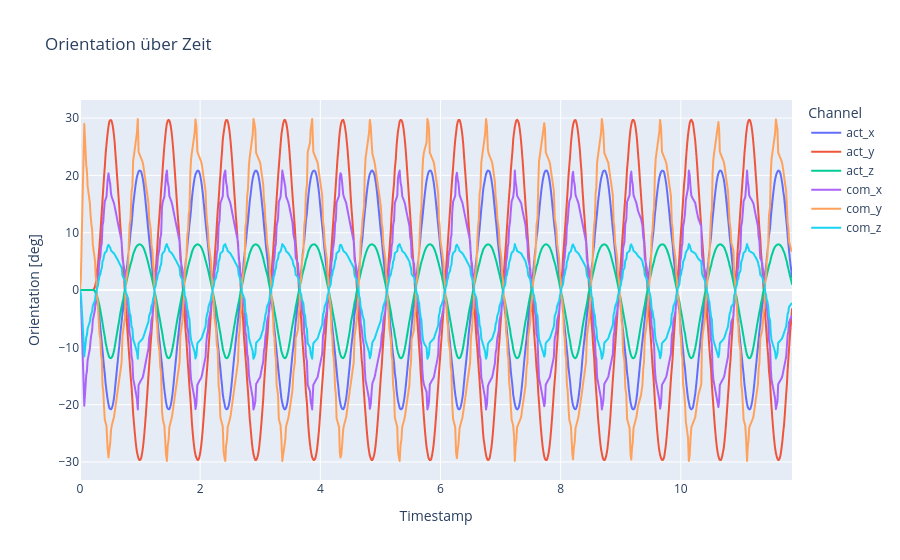

The cell this chart's notebook holds for it:
### Markdown cell above
orientation over time

### Code cell
# 1) DataFrame anlegen
df = pd.DataFrame({
    'timestamp': timestamps,
    'act_x': rpy_act[:, 0],
    'act_y': rpy_act[:, 1],
    'act_z': rpy_act[:, 2],
    'com_x': rpy_com[:, 0],
    'com_y': rpy_com[:, 1],
    'com_z': rpy_com[:, 2],
})

# 1) In Long-Form umwandeln
df_long = df.melt(
    id_vars='timestamp',
    value_vars=df.columns[1:],
    var_name='Channel',
    value_name='Orientation [deg]'
)

# 2) Plot bauen
fig = px.line(
    df_long,
    x='timestamp',
    y='Orientation [deg]',
    color='Channel',
    title="Orientation über Zeit",
    labels={'timestamp': 'Timestamp'}
)

# 3) Achsen anpassen
fig.update_xaxes(
    tickformat="%H:%M:%S\n%d-%m-%Y",
)

fig.show()

### Figure 1 — Plotly figure (JSON) as saved in the notebook; plotly's stock layout.template omitted (floating-point values rounded to 4 significant figures; data arrays with more than 128 entries replaced by an {"elided": "..."} marker saying what was removed)
{"data": [{"hovertemplate": "Channel=act_x<br>Timestamp=%{x}<br>Orientation [deg]=%{y}<extra></extra>", "legendgroup": "act_x", "line": {"color": "#636efa", "dash": "solid"}, "marker": {"symbol": "circle"}, "mode": "lines", "name": "act_x", "showlegend": true, "type": "scattergl", "x": {"elided": "923 float values"}, "xaxis": "x", "y": {"elided": "923 float values"}, "yaxis": "y"}, {"hovertemplate": "Channel=act_y<br>Timestamp=%{x}<br>Orientation [deg]=%{y}<extra></extra>", "legendgroup": "act_y", "line": {"color": "#EF553B", "dash": "solid"}, "marker": {"symbol": "circle"}, "mode": "lines", "name": "act_y", "showlegend": true, "type": "scattergl", "x": {"elided": "923 float values"}, "xaxis": "x", "y": {"elided": "923 float values"}, "yaxis": "y"}, {"hovertemplate": "Channel=act_z<br>Timestamp=%{x}<br>Orientation [deg]=%{y}<extra></extra>", "legendgroup": "act_z", "line": {"color": "#00cc96", "dash": "solid"}, "marker": {"symbol": "circle"}, "mode": "lines", "name": "act_z", "showlegend": true, "type": "scattergl", "x": {"elided": "923 float values"}, "xaxis": "x", "y": {"elided": "923 float values"}, "yaxis": "y"}, {"hovertemplate": "Channel=com_x<br>Timestamp=%{x}<br>Orientation [deg]=%{y}<extra></extra>", "legendgroup": "com_x", "line": {"color": "#ab63fa", "dash": "solid"}, "marker": {"symbol": "circle"}, "mode": "lines", "name": "com_x", "showlegend": true, "type": "scattergl", "x": {"elided": "923 float values"}, "xaxis": "x", "y": {"elided": "923 float values"}, "yaxis": "y"}, {"hovertemplate": "Channel=com_y<br>Timestamp=%{x}<br>Orientation [deg]=%{y}<extra></extra>", "legendgroup": "com_y", "line": {"color": "#FFA15A", "dash": "solid"}, "marker": {"symbol": "circle"}, "mode": "lines", "name": "com_y", "showlegend": true, "type": "scattergl", "x": {"elided": "923 float values"}, "xaxis": "x", "y": {"elided": "923 float values"}, "yaxis": "y"}, {"hovertemplate": "Channel=com_z<br>Timestamp=%{x}<br>Orientation [deg]=%{y}<extra></extra>", "legendgroup": "com_z", "line": {"color": "#19d3f3", "dash": "solid"}, "marker": {"symbol": "circle"}, "mode": "lines", "name": "com_z", "showlegend": true, "type": "scattergl", "x": {"elided": "923 float values"}, "xaxis": "x", "y": {"elided": "923 float values"}, "yaxis": "y"}], "layout": {"legend": {"title": {"text": "Channel"}, "tracegroupgap": 0}, "title": {"text": "Orientation über Zeit"}, "xaxis": {"anchor": "y", "domain": [0, 1], "tickformat": "%H:%M:%S\n%d-%m-%Y", "title": {"text": "Timestamp"}}, "yaxis": {"anchor": "x", "domain": [0, 1], "title": {"text": "Orientation [deg]"}}}}
